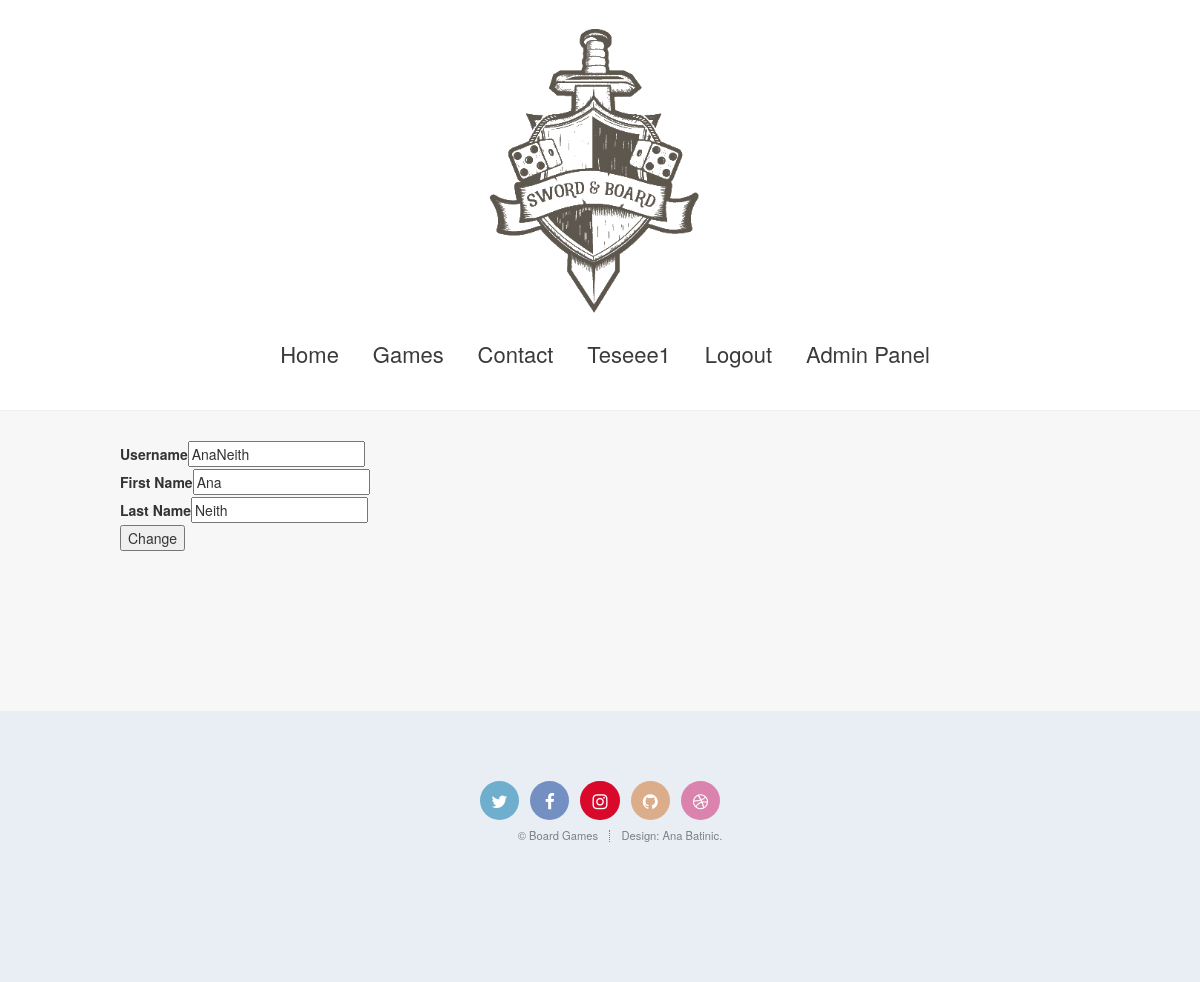
Screenshot of /index.php?page=edit&type=1&id=2 (signed in) with the database file from the repository.
### tables this page shows
CREATE TABLE `user` (
  `id_u` int(4) NOT NULL,
  `username` varchar(20) NOT NULL,
  `email` varchar(30) NOT NULL,
  `first_name` varchar(15) NOT NULL,
  `last_name` varchar(25) NOT NULL,
  `password` varchar(256) NOT NULL,
  `role` int(11) NOT NULL DEFAULT '0',
  `status` int(11) NOT NULL DEFAULT '0',
  `registration_date` timestamp NOT NULL DEFAULT CURRENT_TIMESTAMP,
  `token` varchar(256) NOT NULL
);

### views/admin/edit.php (the view, shortened to what this page needs)
<?php
    if (isset($_GET["id"]) && isset($_GET["type"]))
    {
        $type = $_GET["type"];
        $id = $_GET["id"];
        if ($type == 1)
        {
            $result = $connection->query("SELECT * FROM user WHERE id_u = $id");
            $user = $result->fetch_object();
            echo "<form action='http://localhost/aninsajt/modules/modify.php' method='post'>"
                ."<label>Username</label><input type='text' name='username' value='$user->username'/><br/>"
                ."<label>First Name</label><input type='text' name='first_name' value='$user->first_name'/><br/>"
                ."<label>Last Name</label><input type='text' name='last_name' value='$user->last_name'/><br/>"
                ."<input type='hidden' value='user' name='type'/>"
                ."<input type='hidden' value='$id' name='id'/>"
                ."<input type='submit' value='Change'/>"
            ."</form>";
        }
    }
?>

### rows the page displays
user: username "AnaNeith", first_name "Ana", last_name "Neith"

### other values shown
$_SESSION["user"]->username "Teseee1"
